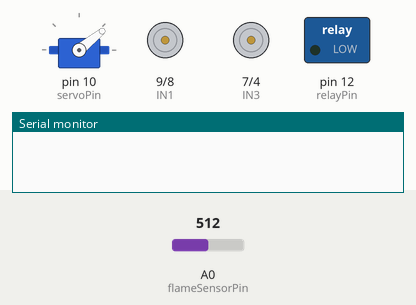
Recording of a sketch running on a simulated Arduino Uno, built with avr-gcc and run on an emulated ATmega328P. Parts: servo, motor-driver pin pairs drawn as motors (green arrow = first pin HIGH = forward, orange = second pin HIGH = backward, longer = more drive, scaled by the enable pin), switched loads named in the sketch (green lamp = pin HIGH), the last lines printed to the serial monitor. The inputs (shaded band) are chosen by the test bench; at power-on: A0 (flameSensorPin) = 512.

Above: at 1.2 s.
1.3 s: A0 (flameSensorPin) set to 414
4.3 s: A0 (flameSensorPin) set to 389
At 4.67 s:
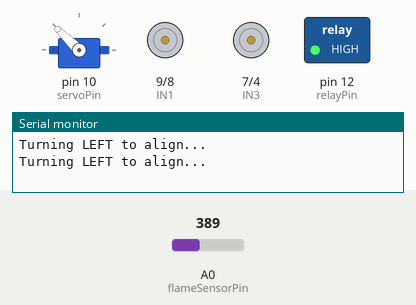
7.3 s: A0 (flameSensorPin) set to 410
At 9.68 s:
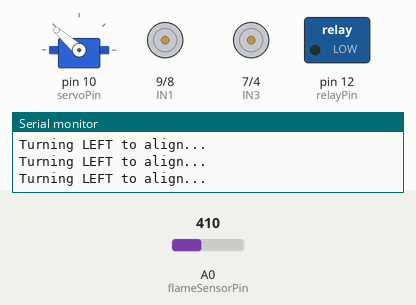
10.3 s: A0 (flameSensorPin) set to 390
At 10.67 s:
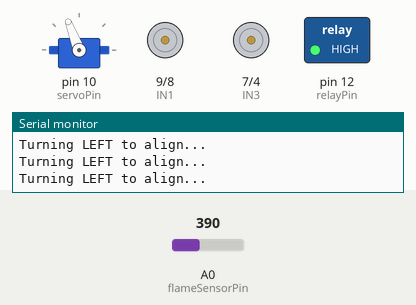
16.3 s: A0 (flameSensorPin) set to 306
Timing chart, 0 to 20.3 s (numbered marks = the images above; inputs shaded):
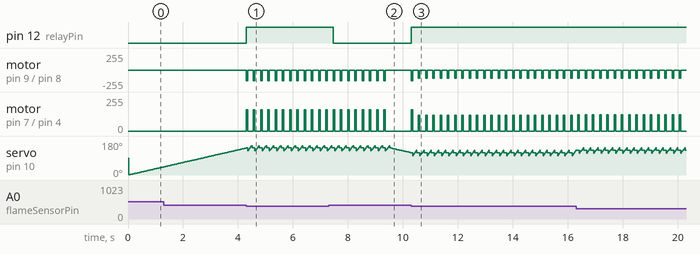

The sketch:

fuulllFIXX.ino
```cpp
#include <Servo.h>

const int flameSensorPin = A0;
const int servoPin = 10;
const int relayPin = 12;

const int IN1 = 9;
const int IN2 = 8;
const int ENA = 6;
const int IN3 = 7;
const int IN4 = 4;
const int ENB = 5;

Servo myServo;

int flameValue;
bool fireDetected = false;
bool pumpActive = false;
int fireAngle = 0;
const int FLAME_THRESHOLD = 400;

int angle = 0;
int sweepDir = 1;
const int SWEEP_MIN = 0;
const int SWEEP_MAX = 180;
unsigned long lastMoveTime = 0;
const unsigned long SWEEP_INTERVAL = 30;

void setup() {
  Serial.begin(9600);
  myServo.attach(servoPin);
  myServo.write(90);

  pinMode(relayPin, OUTPUT);
  digitalWrite(relayPin, LOW);

  pinMode(IN1, OUTPUT);
  pinMode(IN2, OUTPUT);
  pinMode(ENA, OUTPUT);

  pinMode(IN3, OUTPUT);
  pinMode(IN4, OUTPUT);
  pinMode(ENB, OUTPUT);
}

void stopMotor() {
  analogWrite(ENA, 0);
  analogWrite(ENB, 0);
  digitalWrite(IN1, LOW);
  digitalWrite(IN2, LOW);
  digitalWrite(IN3, LOW);
  digitalWrite(IN4, LOW);
}

void turnLeft(int speed) {
  // Motor kiri (IN1, IN2)
  digitalWrite(IN1, LOW);
  digitalWrite(IN2, HIGH);

  // Motor kanan (IN3, IN4)
  digitalWrite(IN3, HIGH);
  digitalWrite(IN4, LOW);

  analogWrite(ENA, speed);
  analogWrite(ENB, speed);
}

void turnRight(int speed) {
  // Motor kiri (IN1, IN2)
  digitalWrite(IN1, HIGH);
  digitalWrite(IN2, LOW);

  // Motor kanan (IN3, IN4)
  digitalWrite(IN3, LOW);
  digitalWrite(IN4, HIGH);

  analogWrite(ENA, speed);
  analogWrite(ENB, speed);
}

void loop() {
  unsigned long now = millis();
  flameValue = analogRead(flameSensorPin);

  if (!fireDetected) {
    if (now - lastMoveTime >= SWEEP_INTERVAL) {
      lastMoveTime = now;
      angle += sweepDir;
      if (angle >= SWEEP_MAX) { sweepDir = -1; angle = SWEEP_MAX; }
      else if (angle <= SWEEP_MIN) { sweepDir = 1; angle = SWEEP_MIN; }
      myServo.write(angle);
    }
    if (flameValue < FLAME_THRESHOLD) {
      fireDetected = true;
      fireAngle = angle;
      stopMotor();
      digitalWrite(relayPin, HIGH);
      pumpActive = true;
    }
  }
  else {
    myServo.write(fireAngle);

    int error = fireAngle - 90;
    int absErr = abs(error);

    if (absErr > 3) {
      int speed = absErr * 3;
      speed = constrain(speed, 120, 200);

      if (error > 0) {
        // fireAngle > 90 (Api di sisi KANAN) -> Robot harus Belok KIRI
        Serial.println("Turning LEFT to align...");
        turnLeft(speed);
      } else {
        // fireAngle < 90 (Api di sisi KIRI) -> Robot harus Belok KANAN
        Serial.println("Turning RIGHT to align...");
        turnRight(speed);
      }
      delay(50);
      stopMotor();

      int bestAngle = fireAngle;
      int lowestFlameValue = analogRead(flameSensorPin);
      int startAngle = constrain(fireAngle - 15, SWEEP_MIN, SWEEP_MAX);
      int endAngle = constrain(fireAngle + 15, SWEEP_MIN, SWEEP_MAX);

      for (int a = startAngle; a <= endAngle; a += 2) {
          myServo.write(a);
          delay(10);
          int currentFlameValue = analogRead(flameSensorPin);

          if (currentFlameValue < lowestFlameValue && currentFlameValue < FLAME_THRESHOLD) {
              lowestFlameValue = currentFlameValue;
              bestAngle = a;
          }
      }

      fireAngle = bestAngle;
      myServo.write(fireAngle);

      delay(50);

    } else {
      stopMotor();
      myServo.write(90);
    }

    myServo.write(90);
    flameValue = analogRead(flameSensorPin);

    if (flameValue >= FLAME_THRESHOLD) {
      digitalWrite(relayPin, LOW);
      pumpActive = false;

      static unsigned long lostTime = millis();
      if (millis() - lostTime > 2000) {
        fireDetected = false;
        angle = fireAngle;
        sweepDir = (angle > 90) ? -1 : 1;
      }
    } else {
      static unsigned long lostTime = millis();
      lostTime = millis();

      if (!pumpActive) {
        digitalWrite(relayPin, HIGH);
        pumpActive = true;
      }
    }
  }
}
```

Measured:
- the behaviour switches between 400 and 399 on A0 (flameSensorPin) (found by bisection; images 0 and 1)
- after the input at 4.3 s, pin 12 (relayPin): LOW → HIGH at once; motor on pin 9 (IN1) / pin 8 (IN2): alternates backward 159/255 for 0.05 s and stopped for 0.21 s, starting at once; motor on pin 7 (IN3) / pin 4 (IN4): alternates forward 159/255 for 0.05 s and stopped for 0.21 s, starting at once
- after the input at 7.3 s, pin 12 (relayPin): HIGH → LOW after 0.17 s; motor on pin 9 (IN1) / pin 8 (IN2), motor on pin 7 (IN3) / pin 4 (IN4): goes on until 9.4 s, then stays stopped
- after the input at 10.3 s, pin 12 (relayPin): LOW → HIGH at once; motor on pin 9 (IN1) / pin 8 (IN2): stopped → backward 159/255 at once, then repeats every 0.26 s: stopped 0.21 s, backward 120/255 0.05 s; motor on pin 7 (IN3) / pin 4 (IN4): stopped → forward 159/255 at once, then repeats every 0.26 s: stopped 0.21 s, forward 120/255 0.05 s
- by itself, servo on pin 10 (servoPin): repeats every 0.26 s: 103° 0.02 s, 107° 0.02 s, 111° 0.02 s, 115° 0.02 s, 119° 0.02 s, 123° 0.02 s, 127° 0.02 s, 131° 0.02 s, 118° 0.10 s
